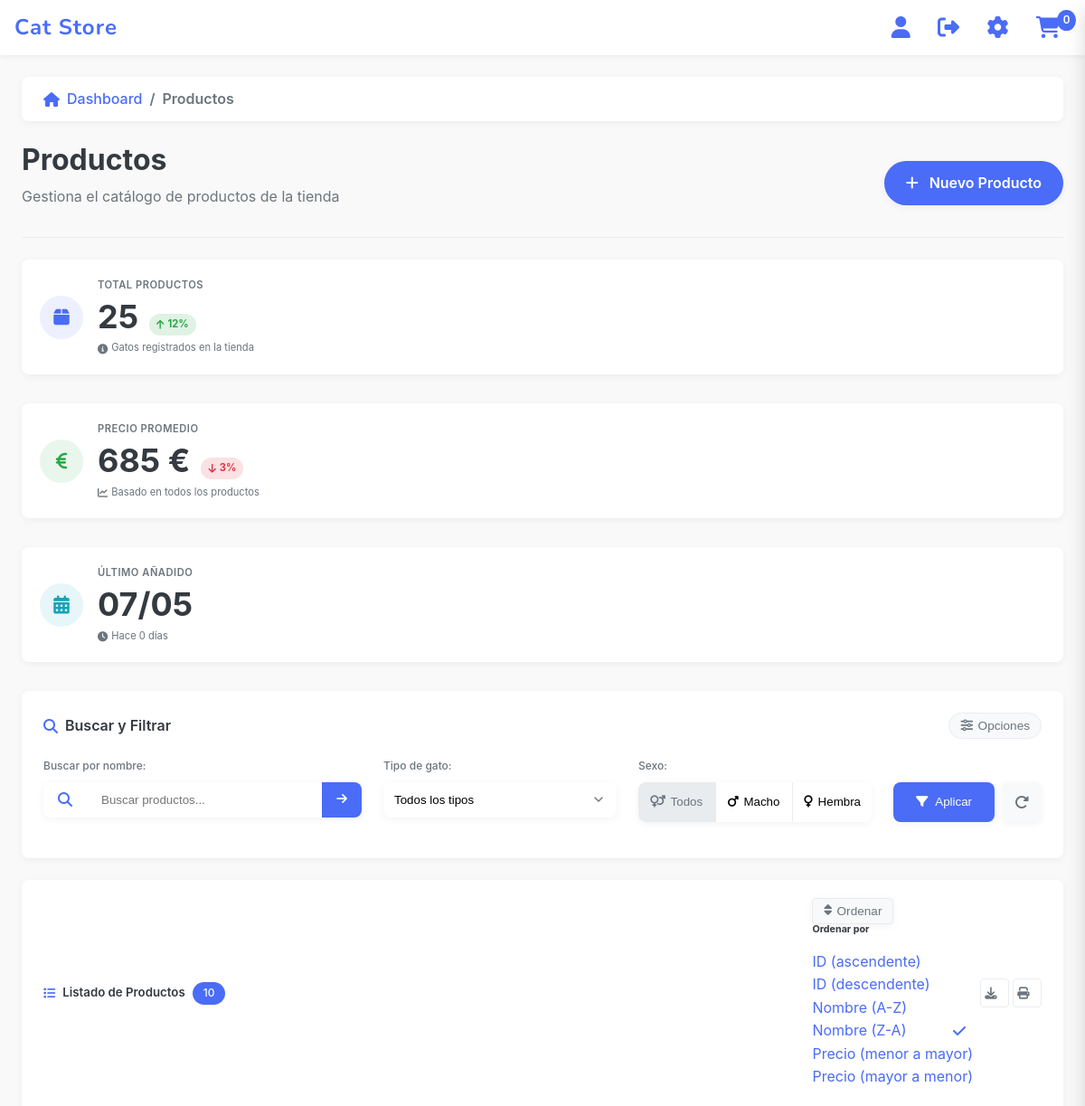
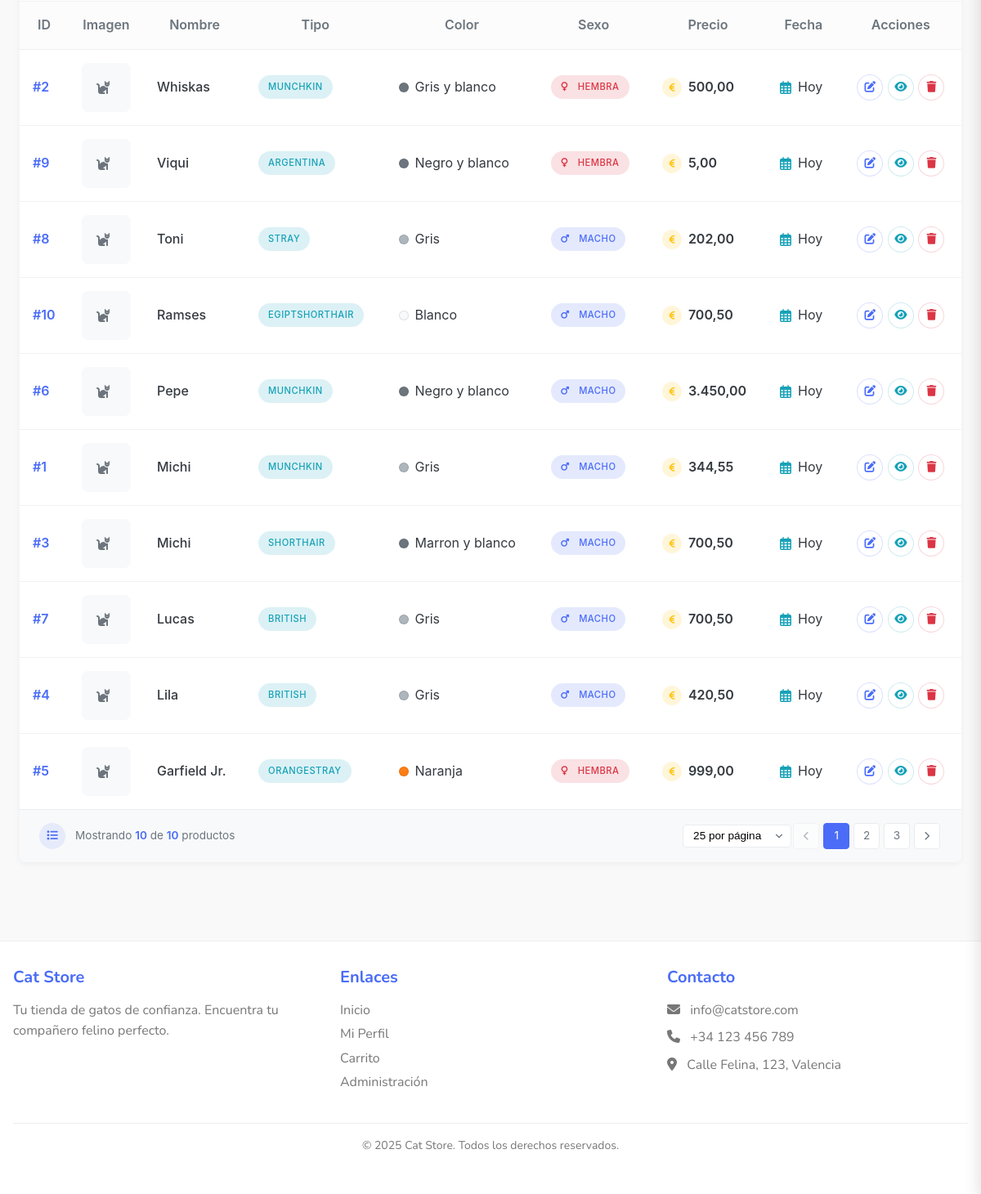
Screenshot of /views/admin/products.php?orderBy=nombre&orderDir=DESC (signed in) with the database file from the repository (2 pictures, top to bottom).
### tables this page shows
CREATE TABLE IF NOT EXISTS animal (
  id INT(11) NOT NULL PRIMARY KEY AUTO_INCREMENT, 
  nombre VARCHAR(50) NOT NULL, 
  tipo VARCHAR(50) NOT NULL, 
  color VARCHAR(20) NOT NULL, 
  sexo BOOLEAN NOT NULL, 
  precio DECIMAL(10,2) NOT NULL, 
  foto LONGBLOB NULL, 
  fecha_anyadido TIMESTAMP NOT NULL DEFAULT CURRENT_TIMESTAMP
);

### views/admin/products.php (the view, shortened to what the rows shown need)
<?php
require_once __DIR__ . '/../../includes/auth_middleware.php';
require_once __DIR__ . '/../../controllers/AdminController.php';
$adminController = new AdminController();
$orderBy = isset($_GET['orderBy']) ? $_GET['orderBy'] : 'id';
$orderDir = isset($_GET['orderDir']) ? $_GET['orderDir'] : 'ASC';
$result = $adminController->getAllProducts($orderBy, $orderDir);
include_once __DIR__ . '/../../includes/header.php';
?>
<div class="admin-container">
    <div class="page-header">
        <div>
            <h1 class="page-title">Productos</h1>
        </div>
    </div>
    <div class="products-card animate-fade-up" style="animation-delay: 0.5s;">
        <div class="products-table-wrapper">
            <table class="products-table">
                <thead>
                    <tr>
                        <th width="60">ID</th>
                        <th width="80">Imagen</th>
                        <th>Nombre</th>
                        <th>Tipo</th>
                        <th>Color</th>
                        <th>Sexo</th>
                        <th>Precio</th>
                        <th>Fecha</th>
                        <th class="text-center">Acciones</th>
                    </tr>
                </thead>
                <tbody>
                    <?php if ($result['success'] && count($result['data']) > 0): ?>
                        <?php foreach ($result['data'] as $index => $product): ?>
                            <tr class="animate-fade-up" style="animation-delay: <?php echo 0.1 + ($index * 0.05); ?>s;">
                                <td><span class="product-id">#<?php echo $product['id']; ?></span></td>
                                <td>
                                    <?php if (!empty($product['foto'])): ?>
                                        <img
                                            alt="<?php echo htmlspecialchars($product['nombre']); ?>"
                                            class="product-image">
                                    <?php else: ?>
                                        <div class="product-image-placeholder">
                                            <i class="fas fa-cat"></i>
                                        </div>
                                    <?php endif; ?>
                                </td>
                                <td><span class="product-name"><?php echo htmlspecialchars($product['nombre']); ?></span></td>
                                <td>
                                    <span class="product-tag product-tag-info">
                                        <?php echo htmlspecialchars($product['tipo']); ?>
                                    </span>
                                </td>
                                <td>
                                    <div class="product-color">
                                        <span class="product-color-dot" style="background-color: <?php echo strtolower($product['color']) == 'blanco' ? '#f8f9fa' : (strtolower($product['color']) == 'negro' ? '#212529' : (strtolower($product['color']) == 'gris' ? '#adb5bd' : (strtolower($product['color']) == 'naranja' ? '#fd7e14' : (strtolower($product['color']) == 'marrón' ? '#6f4e37' : '#6c757d')))); ?>;"></span>
                                        <span><?php echo htmlspecialchars($product['color']); ?></span>
                                    </div>
                                </td>
                                <td>
                                    <span class="product-tag <?php echo $product['sexo'] ? 'product-tag-primary' : 'product-tag-danger'; ?>">
                                        <i class="fas fa-<?php echo $product['sexo'] ? 'mars' : 'venus'; ?>"></i>
                                        <?php echo $product['sexo'] ? 'Macho' : 'Hembra'; ?>
                                    </span>
                                </td>
                                <td>
                                    <div class="product-price">
                                        <div class="product-price-icon">
                                            <i class="fas fa-euro-sign"></i>
                                        </div>
                                        <?php echo number_format($product['precio'], 2, ',', '.'); ?>
                                    </div>
                                </td>
                                <td>
                                    <div class="product-date">
                                        <i class="far fa-calendar-alt"></i>
                                        <span data-toggle="tooltip" title="<?php echo date('d/m/Y H:i', strtotime($product['fecha_anyadido'])); ?>">
                                            <?php
                                            $date = new DateTime($product['fecha_anyadido']);
                                            $now = new DateTime();
                                            $interval = $date->diff($now);
                                            if ($interval->days == 0) {
                                                echo 'Hoy';
                                            } elseif ($interval->days == 1) {
                                                echo 'Ayer';
                                            } elseif ($interval->days < 7) {
                                                echo 'Hace ' . $interval->days . ' días';
                                            } else {
                                                echo date('d/m/Y', strtotime($product['fecha_anyadido']));
                                            }
                                            ?>
                                        </span>
                                    </div>
                                </td>
                                <td>
                                    <div class="product-actions">
                                        <a href="/views/admin/product_form.php?id=<?php echo $product['id']; ?>" class="product-action-btn product-action-btn-primary" data-toggle="tooltip" title="Editar">
                                            <i class="fas fa-edit"></i>
                                        </a>
                                        <a href="/views/admin/product_view.php?id=<?php echo $product['id']; ?>" class="product-action-btn product-action-btn-info" data-toggle="tooltip" title="Ver detalles">
                                            <i class="fas fa-eye"></i>
                                        </a>
                                        <button class="product-action-btn product-action-btn-danger delete-product"
                                            data-id="<?php echo $product['id']; ?>"
                                            data-name="<?php echo htmlspecialchars($product['nombre']); ?>"
                                            data-toggle="tooltip" title="Eliminar">
                                            <i class="fas fa-trash"></i>
                                        </button>
                                    </div>
                                </td>
                            </tr>
                        <?php endforeach; ?>
                    <?php endif; ?>
                </tbody>
            </table>
        </div>
    </div>
</div>
<?php require_once __DIR__ . '/../../includes/footer.php'; ?>

### rows the page displays
animal: id "2", nombre "Whiskas", tipo "MUNCHKIN", color "Gris y blanco", sexo 0 (drawn), precio "500,00", shows "Hoy"
animal: id "9", nombre "Viqui", tipo "ARGENTINA", color "Negro y blanco", sexo 0 (drawn), precio "5,00", shows "Hoy"
animal: id "8", nombre "Toni", tipo "STRAY", color "Gris", sexo 1 (drawn), precio "202,00", shows "Hoy"
animal: id "10", nombre "Ramses", tipo "EGIPTSHORTHAIR", color "Blanco", sexo 1 (drawn), precio "700,50", shows "Hoy"
animal: id "6", nombre "Pepe", tipo "MUNCHKIN", color "Negro y blanco", sexo 1 (drawn), precio "3.450,00", shows "Hoy"
animal: id "1", nombre "Michi", tipo "MUNCHKIN", color "Gris", sexo 1 (drawn), precio "344,55", shows "Hoy"
animal: id "3", nombre "Michi", tipo "SHORTHAIR", color "Marron y blanco", sexo 1 (drawn), precio "700,50", shows "Hoy"
animal: id "7", nombre "Lucas", tipo "BRITISH", color "Gris", sexo 1 (drawn), precio "700,50", shows "Hoy"
animal: id "4", nombre "Lila", tipo "BRITISH", color "Gris", sexo 1 (drawn), precio "420,50", shows "Hoy"
animal: id "5", nombre "Garfield Jr.", tipo "ORANGESTRAY", color "Naranja", sexo 0 (drawn), precio "999,00", shows "Hoy"

### other values shown
$cartCount "0"
$result['count'] "10"
count($result['data']) "10"
